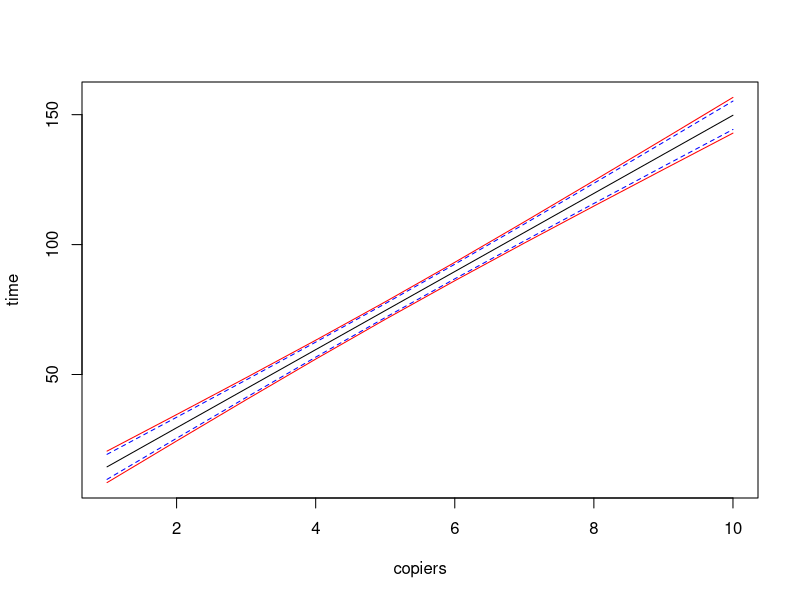

Write the R code that produced this figure.
## ---- chunk 1
options(tinytex.engine_args = '-shell-escape')
## ---- chunk 2
call.data = read.table('CH01PR20.txt')
colnames(call.data) = c("time","copiers")
call.mod = lm(time ~ copiers, data=call.data)

b0 = call.mod$coefficients[1]; names(b0) = NULL
b1 = call.mod$coefficients[2]; names(b1) = NULL

e = call.mod$residuals
n = length(e)
sse = sum(e^2)
dfe = n-2
mse = sse / dfe

x.all = 1:10
x.sample = call.data$copiers
x.bar = mean(x.sample)
x.star = x.sample - x.bar
ssx = sum(x.star^2)

x.h = 3
y.h = b0 + b1*x.h
y.h.l = y.h - sqrt(2*qf(.95,2,dfe))*sqrt(mse*(1/n+(x.h-x.bar)^2/ssx))
y.h.u = y.h + sqrt(2*qf(.95,2,dfe))*sqrt(mse*(1/n+(x.h-x.bar)^2/ssx))

c(y.h.l,y.h.u)
## ---- chunk 3
y.hat = b0 + b1*x.all
y.lower = y.hat - sqrt(2*qf(.95,2,dfe))*sqrt(mse*(1/n+(x.all-x.bar)^2/ssx))
y.upper = y.hat + sqrt(2*qf(.95,2,dfe))*sqrt(mse*(1/n+(x.all-x.bar)^2/ssx))
y.all = matrix(c(y.hat,y.lower,y.upper),ncol=3)

colnames(y.all) = c("mean.y","lower.limit","upper.limit")
#cbind(x.all,y.all)

matplot(x.all,y.all,type="l",lty=1,col=c("black","red","red"),
        xlab = "copiers",ylab = "time")

call.ci = predict(call.mod,data.frame(copiers=x.all),interval = "confidence")
call.ci = cbind(x.all,call.ci)
#call.ci

y.lwr = call.ci[,3]
y.upp = call.ci[,4]
points(x.all,y.lwr,type="l",lty=2,col="blue")
points(x.all,y.upp,type="l",lty=2,col="blue")
## ---- chunk 4
mass.data = read.table('CH01PR27.txt')
colnames(mass.data) = c("mass","age")
mass.mod = lm(mass ~ age, data=mass.data)
anova(mass.mod)
## ---- chunk 5
summary(mass.mod)$r.squared
